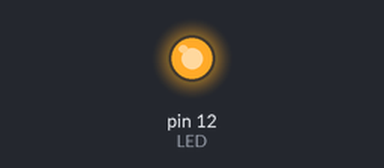
Recording of a sketch running on a simulated Arduino Uno, built with avr-gcc and run on an emulated ATmega328P. Parts: output pins drawn as LEDs (lit = HIGH).

Above: at 1.5 s.
At 4.5 s:
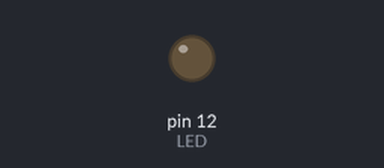
Timing chart, 0 to 7.8 s (numbered marks = the images above):
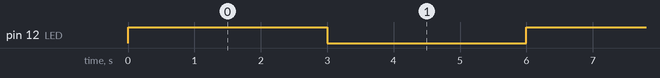

Measured:
- by itself, pin 12 (LED): alternates HIGH for 3.0 s and LOW for 3.0 s

The sketch:

sketch_feb16a.ino
```cpp
int LED =12;

void setup() {
  // put your setup code here, to run once:
  pinMode(LED,OUTPUT);
}

void loop() {

  // put your main code here, to run repeatedly:
  digitalWrite(LED,HIGH);
  delay(3000);
  digitalWrite(LED,LOW);
  delay(3000);
}
```
